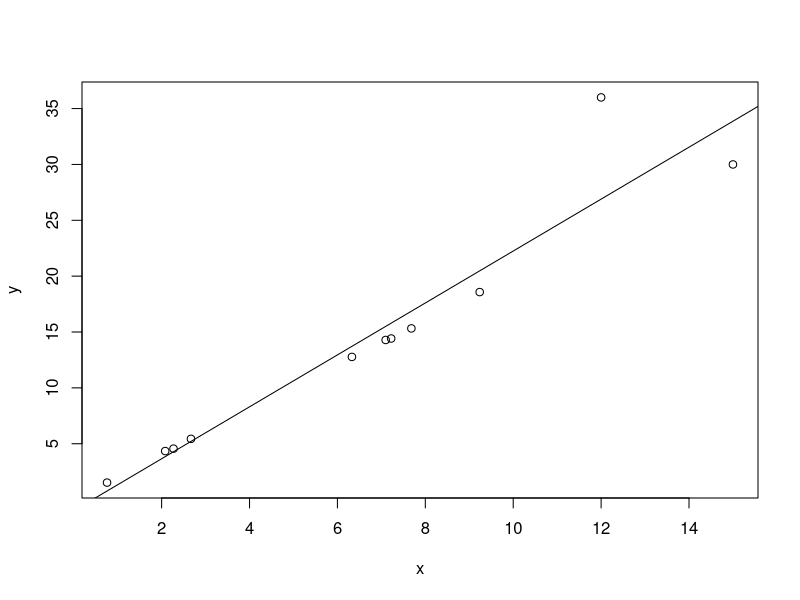
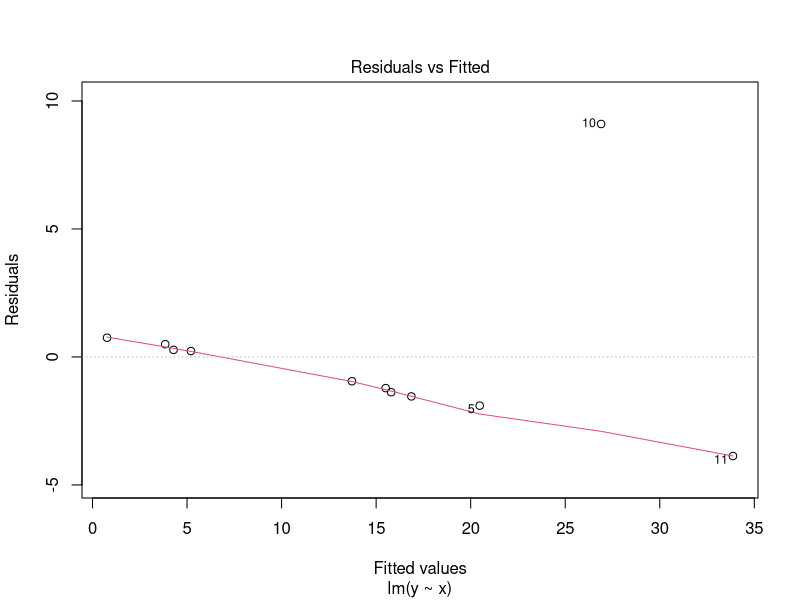
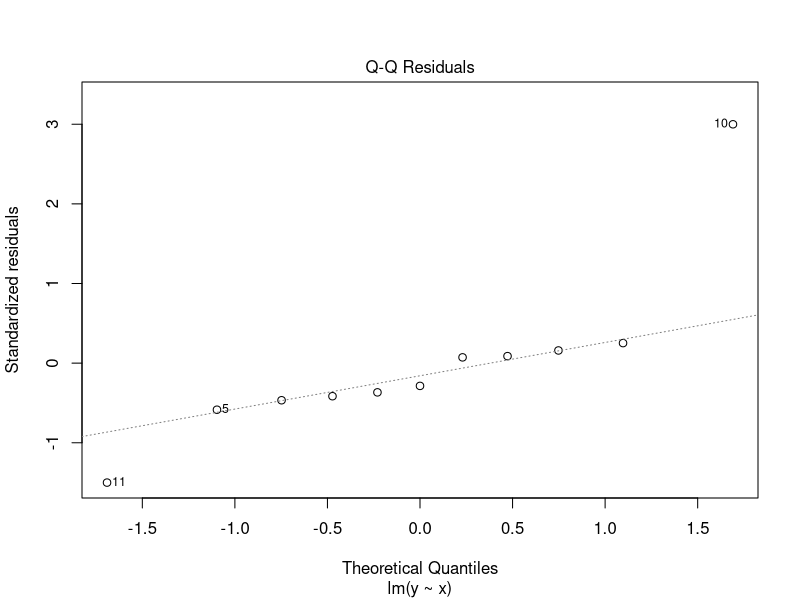
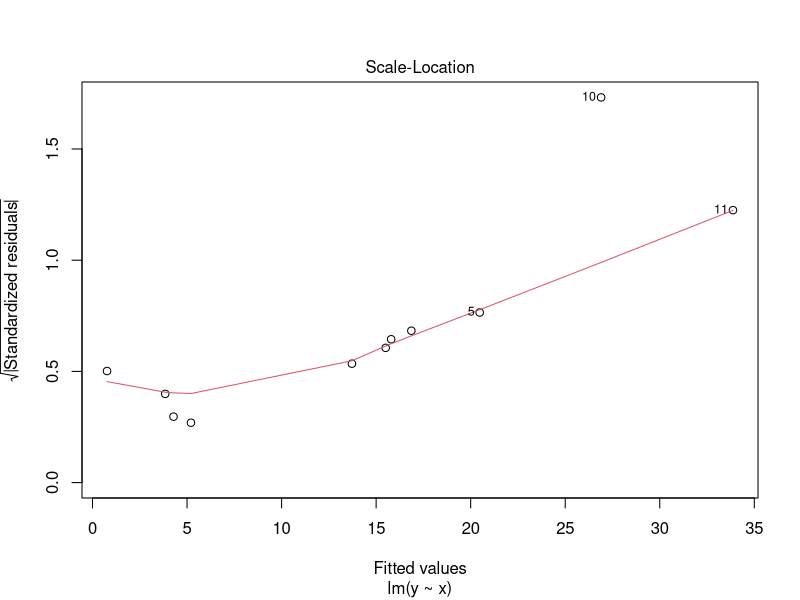
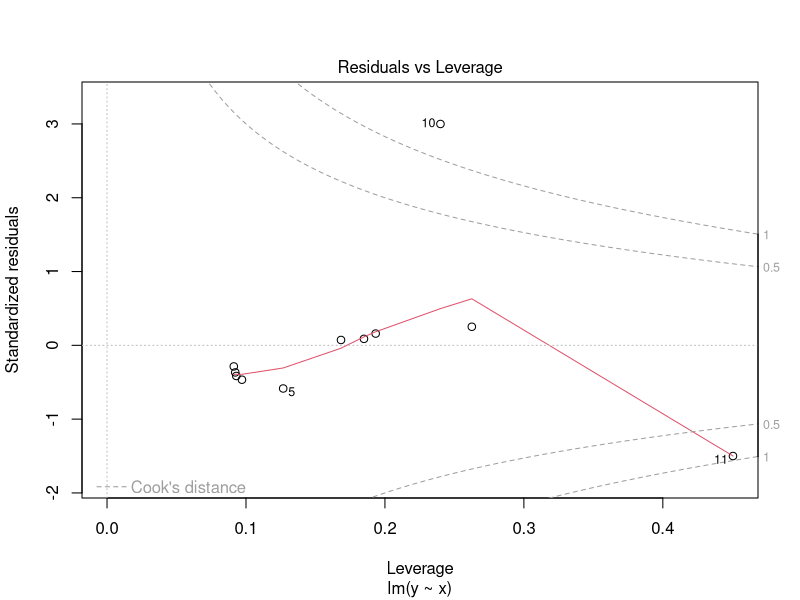
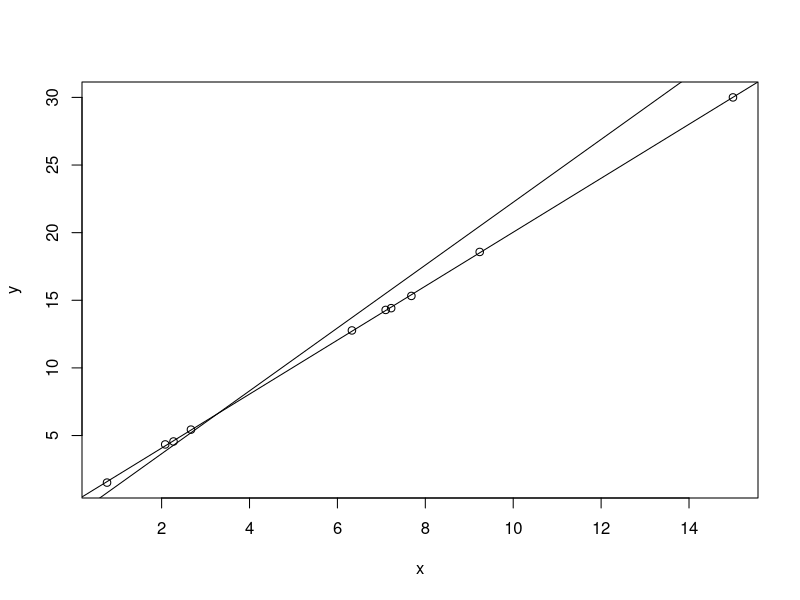

The R script that drew these images, in order:


data("swiss")


Model1 <- lm(Fertility~Agriculture,data=swiss)



n <- length(swiss$Agriculture)

x <- swiss$Agriculture

x <- cbind(1,x)

Xmean <- mean(x[,2])
XSigma <- sd(x[,2])


#These 3 are the same:
HatValues3 <- (1/n)+(1/(n-1)*((x-Xmean)/XSigma)^2)
#The first just works with 1 parameter

H <- x %*% solve(t(x) %*% x) %*% t(x)

HatValues2 <- diag(H)

HatValues <- hatvalues(Model1)

#----------------------------------------

Sigma <- summary(Model1)$sigma

e <- resid(Model1)

#These 2 are the same:
rstandard2 <- e/(Sigma*sqrt(1-HatValues))
rstandard <- rstandard(Model1)


#----------------------------------------------
set.seed(24)
x <- c(rnorm(9,mean=5,sd=5),12,15)

set.seed(23)
y <- c(2*x[1:9]+rnorm(9,sd=0.1),36,30)


fit1 <- lm(y~x)

plot(x,y)
abline(fit1)

Hat <- hatvalues(fit1)

n <- length(x) 
k <- 2 #Number of parameters including intercept
cutoff <- 2*k/n

Hat>cutoff

dfbeta(fit1)

#Very high rstudent in 10th:
rstudent(fit1)
rstandard(fit1)

plot(fit1)

x <- x[-10]
y <- y[-10]

fit2 <- lm(y~x)
plot(x,y)
abline(fit1)
abline(fit2)


